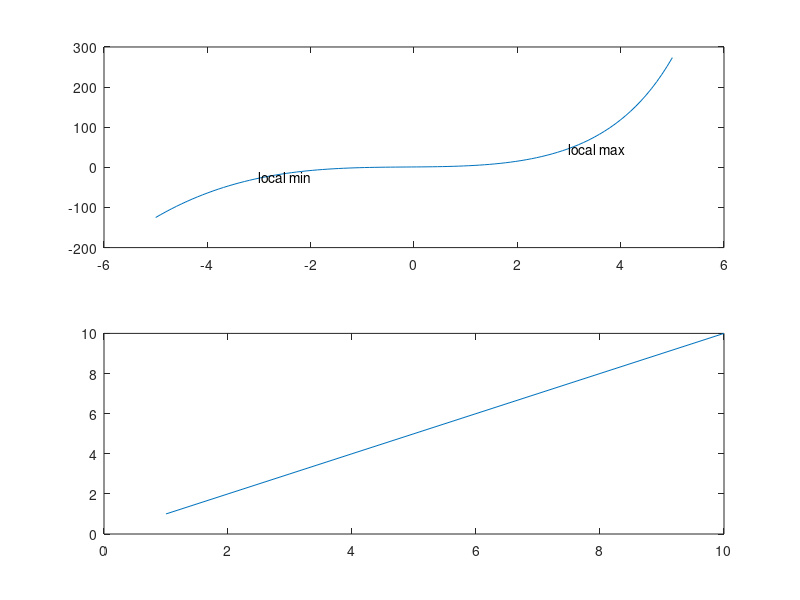

This figure's MATLAB source: (Note: this script raises an error after producing the figure.)
close all
clear 
clc
%% note
x = linspace(-5 ,5);
y = x .^ 3+exp(x);
subplot(211)
plot(x,y)
xt = [-3 3];
yt = [-24 46];
str = {'local min','local max'};
text(xt,yt,str)
subplot(212)
plot(1:10)
gtext('我的哦','Color','red','FontSize',15)